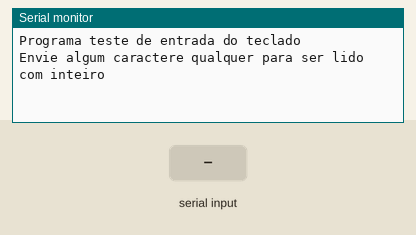
The sketch below on a simulated Arduino Uno, built with avr-gcc and run on an emulated ATmega328P. Shown: the last lines printed to the serial monitor. Inputs (shaded band) come from the test bench.

Above: at 1.2 s.
1.3 s: byte 30 received over Serial
At 2.5 s:
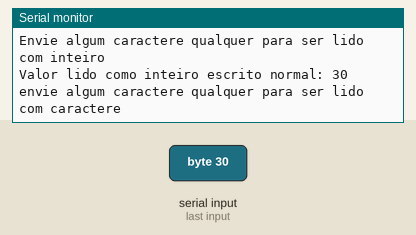
2.8 s: byte 90 received over Serial
At 3.8 s:
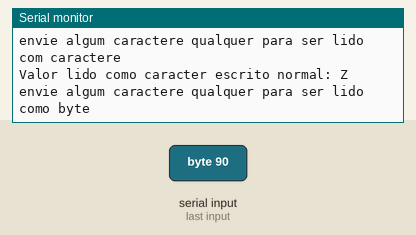
4.3 s: byte 120 received over Serial
At 4.9 s:
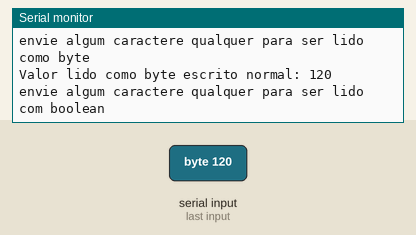
5.8 s: byte 30 received over Serial
At 7.0 s:
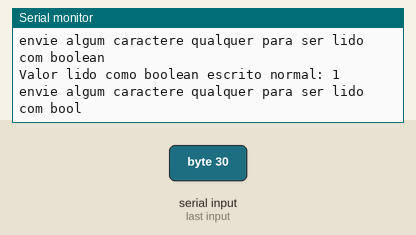
7.3 s: byte 90 received over Serial
At 8.0 s:
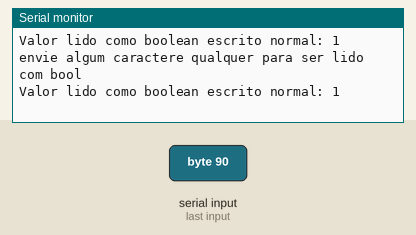
Timing chart, 0 to 10.3 s (numbered marks = the images above; inputs shaded):
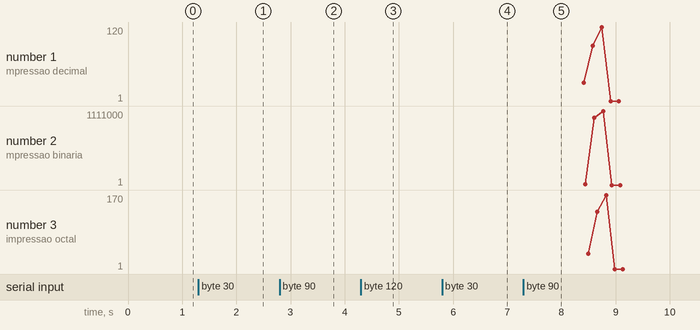

Measured:
- after the input at 1.3 s, the serial monitor: prints a new line at once (image 1)
- after the input at 2.8 s, the serial monitor: prints a new line at once (image 2)
- after the input at 4.3 s, the serial monitor: prints a new line at once (image 3)
- after the input at 5.8 s, the serial monitor: prints a new line at once (image 4)

The sketch:

Leitura_e_escrita_SERIAL.ino
```cpp
/*
GME - Grupo de Metodos Eletroforéticos
Instituto de Quimica - UFG

Código escrito para colher strings pela serial e imprimir na serial varios tipos de variaveis.

criado   25/01/2015
por Wanderson D. Lopes
modificado set 2022
por Wanderson D. Lopes
*/


void setup() {
  Serial.begin(9600);
  Serial.print("Programa teste de entrada do teclado\n\n\n");
}

void loop() {
  Serial.println("Envie algum caractere qualquer para ser lido com inteiro");
  while(!Serial.available()){}
  int i = Serial.read();
  Serial.print("Valor lido como inteiro escrito normal: ");
  Serial.println(i);
  Serial.println("envie algum caractere qualquer para ser lido com caractere");
  while(!Serial.available()){}
  char c = Serial.read();
  Serial.print("Valor lido como caracter escrito normal: ");
  Serial.println(c);
  Serial.println("envie algum caractere qualquer para ser lido como byte");
  while(!Serial.available()){}
  byte b = Serial.read();
  Serial.print("Valor lido como byte escrito normal: ");
  Serial.println(b);
  Serial.println("envie algum caractere qualquer para ser lido com boolean");
  while(!Serial.available()){}
  boolean bo = Serial.read();
  Serial.print("Valor lido como boolean escrito normal: ");
  Serial.println(bo);
  Serial.println("envie algum caractere qualquer para ser lido com bool");
  while(!Serial.available()){}
  bool bol = Serial.read();
  Serial.print("Valor lido como boolean escrito normal: ");
  Serial.println(bol);
  delay(1000);
  Serial.println();
  Serial.println("Fazendo a conversao para varias tipos impressao\n\n");
  Serial.println("Para valores lidos como inteiros:");
  Serial.print("impressao normal: ");
  Serial.println(i);
  Serial.print("impressao decimal: ");
  Serial.println(i,DEC);
  Serial.print("impressao binaria: ");
  Serial.println(i,BIN);
  Serial.print("impressao hexadecimal: ");
  Serial.println(i,HEX);
  Serial.print("impressao octal: ");
  Serial.println(i,OCT);
  Serial.println();
  Serial.println("Para valores lidos como caractere:");
  Serial.print("impressao normal: ");
  Serial.println(c);
  Serial.print("impressao decimal: ");
  Serial.println(c,DEC);
  Serial.print("impressao binaria: ");
  Serial.println(c,BIN);
  Serial.print("impressao hexadecimal: ");
  Serial.println(c,HEX);
  Serial.print("impressao octal: ");
  Serial.println(c,OCT);
  Serial.println();
  Serial.println("Para valores lidos como binarios:");
  Serial.print("impressao normal: ");
  Serial.println(b);
  Serial.print("impressao decimal: ");
  Serial.println(b,DEC);
  Serial.print("impressao binaria: ");
  Serial.println(b,BIN);
  Serial.print("impressao hexadecimal: ");
  Serial.println(b,HEX);
  Serial.print("impressao octal: ");
  Serial.println(b,OCT);
  Serial.println();
  Serial.println("Para valores lidos como booleano:");
  Serial.print("impressao normal: ");
  Serial.println(bo);
  Serial.print("impressao decimal: ");
  Serial.println(bo,DEC);
  Serial.print("impressao binaria: ");
  Serial.println(bo,BIN);
  Serial.print("impressao hexadecimal: ");
  Serial.println(bo,HEX);
  Serial.print("impressao octal: ");
  Serial.println(bo,OCT);
  Serial.println();
  Serial.println("Para valores lidos como bool:");
  Serial.print("impressao normal: ");
  Serial.println(bol);
  Serial.print("impressao decimal: ");
  Serial.println(bol,DEC);
  Serial.print("impressao binaria: ");
  Serial.println(bol,BIN);
  Serial.print("impressao hexadecimal: ");
  Serial.println(bol,HEX);
  Serial.print("impressao octal: ");
  Serial.println(bol,OCT);
  Serial.print("\n\n\n\n");
}
```
